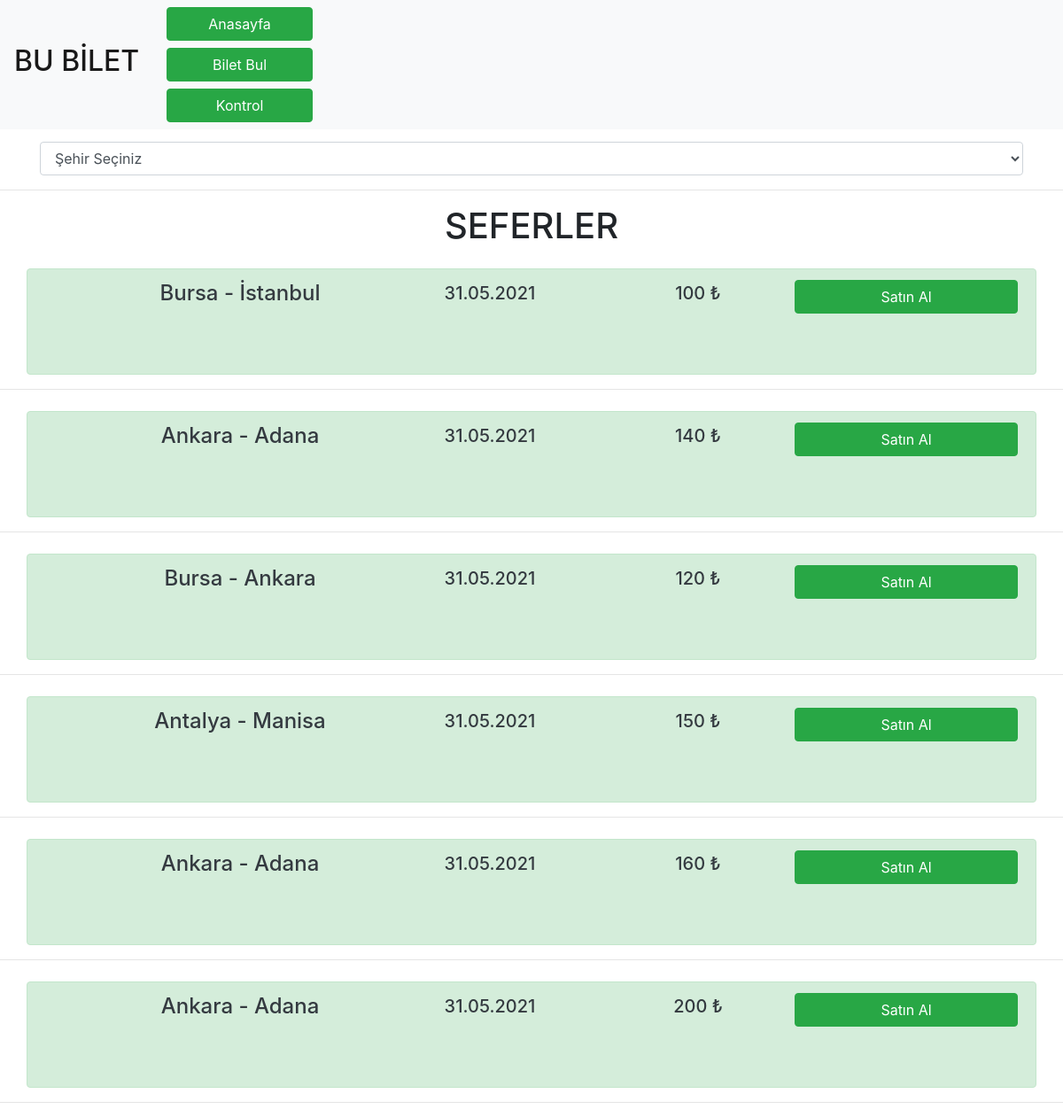
Page /indexold.php on the committed database.
### tables this page shows
CREATE TABLE `seferler` (
  `seferid` int(11) NOT NULL,
  `kalkis` varchar(55) NOT NULL,
  `varis` varchar(55) NOT NULL,
  `tarih` varchar(55) NOT NULL,
  `fiyat` varchar(5) NOT NULL
);

### indexold.php (the view, shortened to what this page needs)
<!DOCTYPE html>
<html lang="en">
<head>
    <link rel="stylesheet" href="bootstrap.css">
</head>
<body>
<?php include("baglan.php"); ?>
<nav class="navbar navbar-expand-lg navbar-light bg-light fixed-top">
    <a class="navbar-brand"><h2>BU BİLET</h2></a>
    <div class="col-md-2" >
    <a href="index.php" class="btn btn-success btn-block">Anasayfa</a>
   <a href="indexold.php" class="btn btn-success btn-block">Bilet Bul</a>
    <a href="kontrol.php" class="btn btn-success btn-block">Kontrol</a>
    </div>
</nav>
    <br><hr>
    <div class="container mt-5">
    <div class="form-group">
                    </div>
<div class="form-group">
                        <select name="sehirler" id="jumpMenu" onchange="MM_jumpMenu('parent',this,0)"
                            class="form-control">
                            <option>Şehir Seçiniz</option>
                        </select>
                    </div>
</div>
<?php
@$binis=$_GET["binis"];
@$varis=$_GET["varis"];
?>
<hr>
<h1 class="text-center">SEFERLER</h1>
<?php
if($binis=="" || $varis =="")
foreach($db->query("select * from seferler") as $seferler){ ?>
  <div class="container alert alert-success text-dark text-center mt-4" style="height:120px;">
   <div class="row align-items-center">
      <div class="col-md-1 "><img src="images/otobus.png" style="height:80px" alt=""></div>
      <div class="col-md-3 h4"> <?php echo $seferler["kalkis"]." - ".$seferler["varis"]; ?></div>
      <div class="col-md-3 h5"><?php echo $seferler["tarih"]; ?></div>
      <div class="col-md-2 h5"><?php echo $seferler["fiyat"] ?> ₺</div>
      <div class="col-md-3"> <a href="biletkayit.php?seferid=<?php echo $seferler["seferid"] ?>" class="btn btn-success btn-block">Satın Al</a></div>
      </div>
      </div>
 <hr>
 <?php } ?>
</body>
</html>

### rows in the picture
seferler: kalkis "Bursa", varis "İstanbul", tarih "31.05.2021", fiyat "100"
seferler: kalkis "Ankara", varis "Adana", tarih "31.05.2021", fiyat "140"
seferler: kalkis "Bursa", varis "Ankara", tarih "31.05.2021", fiyat "120"
seferler: kalkis "Antalya", varis "Manisa", tarih "31.05.2021", fiyat "150"
seferler: kalkis "Ankara", varis "Adana", tarih "31.05.2021", fiyat "160"
seferler: kalkis "Ankara", varis "Adana", tarih "31.05.2021", fiyat "200"
